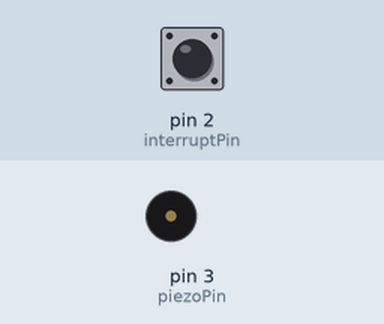
This sketch was run on a simulated Arduino Uno, built with avr-gcc and run on an emulated ATmega328P. Parts: buzzer (waves = sounding). The inputs (shaded band) are chosen by the test bench; at power-on: pin 2 (interruptPin) LOW.

Above: at 1.2 s.
1.3 s: pin 2 (interruptPin) pulled HIGH for 0.15 s
2.9 s: pin 2 (interruptPin) pulled HIGH for 3.2 s
At 4.2 s:
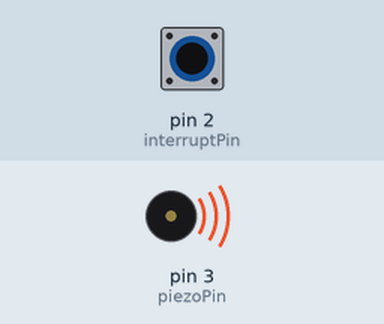
Timing chart, 0 to 7.6 s (numbered marks = the images above; inputs shaded):
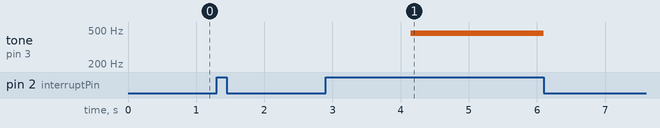

Measured:
- after the input at 2.9 s, tone on pin 3 (piezoPin): silent → 461 Hz after 1.2 s, → silent 2.0 s later

The sketch:

interrupts-and-audio.ino
```cpp
// Code for Hackspace magazine.
// Generates a tone from a speaker and modulates its pitch using an ADS envelope.
// Requirements: Arduino UNO, speaker, 10k ohm resistor and momentary switch.

const int interruptPin = 2;
const int piezoPin = 3;
const int pitchEnv[] = {1000, 250, 200}; // Attack time, decay time, sustain value
const int pitchMax = 255;

bool trigger = false;
unsigned long note_time;

void setup() {
  attachInterrupt(digitalPinToInterrupt(interruptPin), triggerSound, CHANGE);
  pinMode(piezoPin, OUTPUT);
  Serial.begin(9600);
}

// function hooked to the interrupt on digital pin 2
void triggerSound() {
  if (trigger = !trigger) {
    note_time = millis();
  }
}

void playSound(int pitch) {
  pitch += envMod();
  tone (piezoPin, pitch);
}

void stopSound(){
  noTone(piezoPin);
}

int envMod() {
  // Percent calculations: avoid using a float by first multiply by 100 and next divide.

  unsigned long current_dur = millis() - note_time;

  if (current_dur <= pitchEnv[0]) {  // Attack
    //Serial.println((pitchMax*(100*current_dur)/pitchEnv[0])/100);
    return ((pitchMax * (100 * current_dur) / pitchEnv[0]) / 100);
  } else if (current_dur <= (pitchEnv[0] + pitchEnv[1])) { //Decay
    // Serial.println(pitchMax - (pitchMax - pitchEnv[2]) * (100 * (current_dur - pitchEnv[0]) / pitchEnv[1]) / 100);
    return (pitchMax - (pitchMax - pitchEnv[2]) * (100 * (current_dur - pitchEnv[0]) / pitchEnv[1]) / 100);
  } else { // Sustain
    return (pitchEnv[2]);
  }
}

void loop()
{
  if (trigger) {
    playSound(261);
  } else {
    stopSound();
  }
}
```
